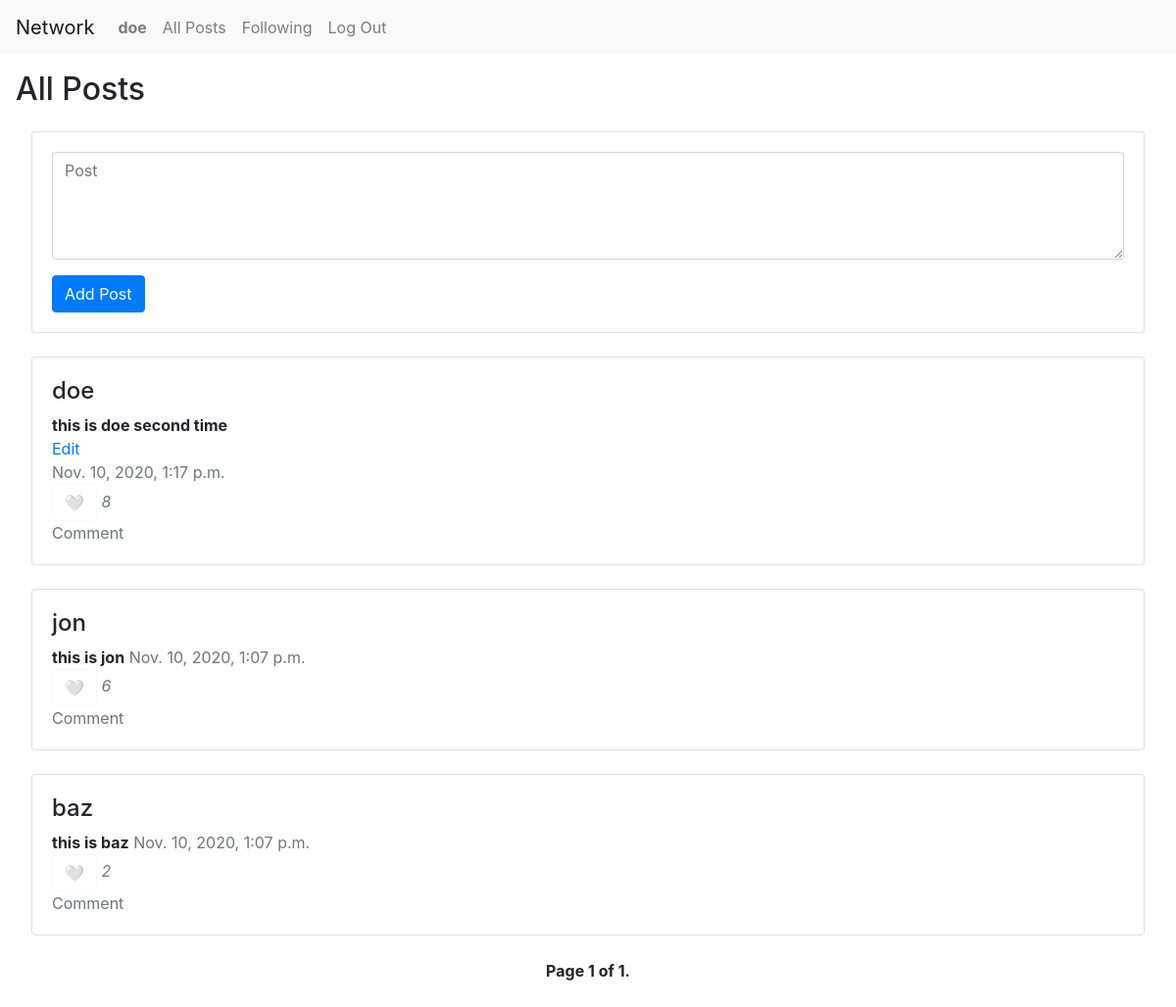
Page / (signed in) on the earlier database version.
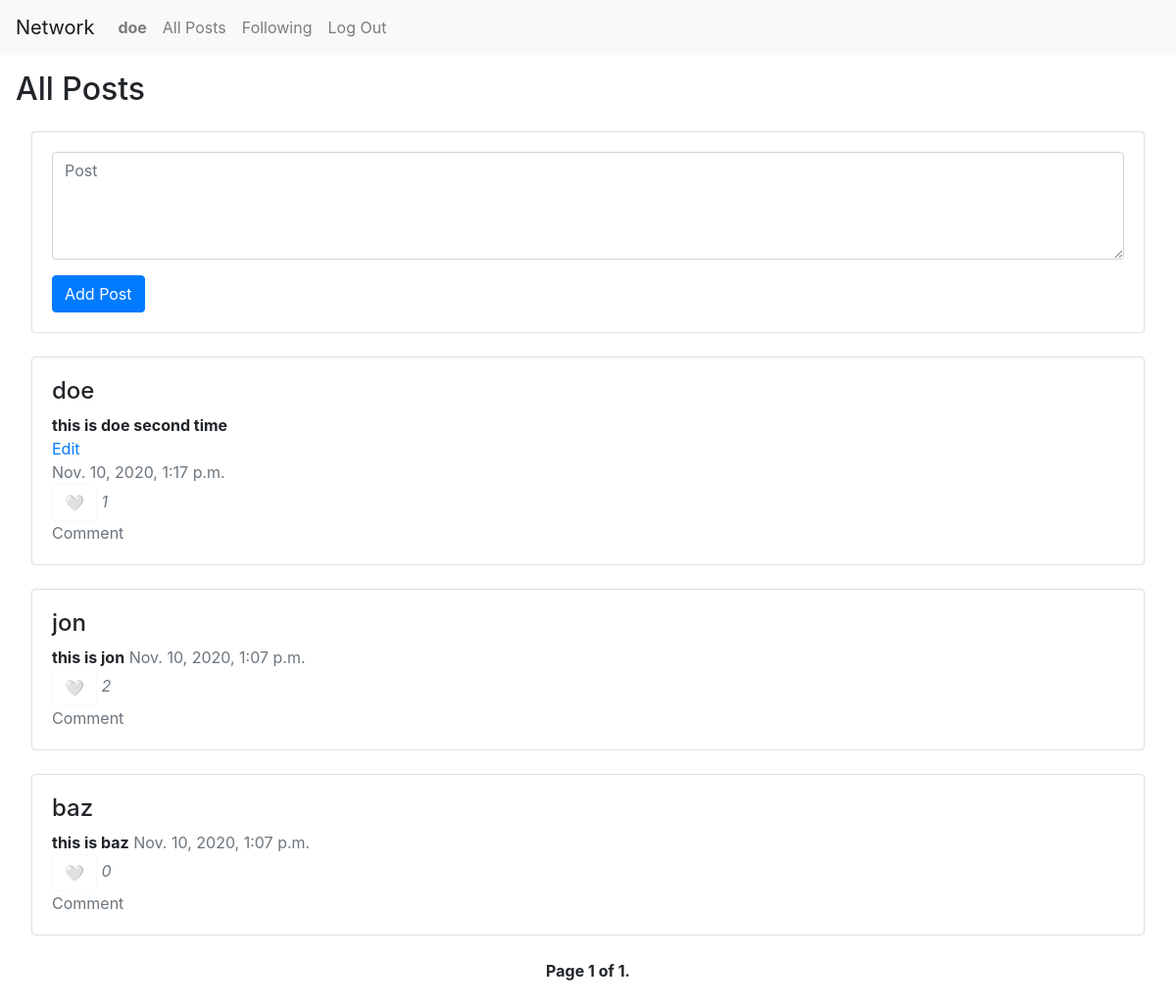
Same page on the later database version.
### network/models.py (models this page shows)
class NewPost(models.Model):
    creator = models.CharField(max_length=64)
    text = models.TextField(verbose_name="Description")
    image = models.URLField(blank=True, verbose_name="Image URL", null=True)
    like = models.IntegerField()
    timeStamp = models.DateTimeField(auto_now_add=True,null=True)
    liked = models.ManyToManyField(User, blank=True, related_name="liked_user")
    objects = models.Manager()

### network/views.py (the view)
# urls.py: path("", views.index, name="index"),
def index(request):
    form = NewPostForm(request.POST)
    posts = NewPost.objects.order_by("-timeStamp").all()
    paginator = Paginator(posts, 10)
    page_number = request.GET.get('page')
    page_obj = paginator.get_page(page_number)
    return render(request, "network/index.html", {
        "title" : "All Posts",
        "posts" : posts.order_by("-timeStamp").all(),
        "form": form,
        "page_obj" : page_obj
    })

### network/views.py
class NewPostForm(forms.Form):
    text = forms.CharField(widget=forms.Textarea(attrs={'placeholder' : 'Post', 'class' : 'form-control', 'rows' : 4}))

### network/templates/network/index.html (shortened to what this page needs)
{% extends "network/layout.html" %}
{% block body %}
    {% if title %}
        <h2>{{title}}</h2>
    {% endif %}
        <div class="card-column" style="padding: 1em;">
        {% if user.is_authenticated %}
            {% if title == "All Posts" %}
                <div class="card">
                    <div class="card-body">
                        <form action="{% url 'newpost' %}" method="post">
                            {% for item in form %}
                            <div class="form-group">{{ item }}</div>
                            {% endfor %}
                            <button class="btn btn-primary" type="submit">Add Post</button>
                        </form>
                    </div>
                </div>
                <br>
            {% endif %}
        {% endif %}
        {% if posts %}
            {% for post in page_obj %}
                <div class="card">
                    <div class="card-body">
                    <ul class="list-group list-group-horizontal" style="list-style-type: none;">
                        <li>
                            <a href="{% url 'profile' post.creator %}" style="color:inherit" id="creator-{{post.id}}"><h4>{{ post.creator }}</h4></a>
                            <strong id="post-{{post.id}}">{{ post.text }}</strong>
                            {% if request.user.username == post.creator %}
                                <a href="javascript:check_edit({{post.id}})" id="edit-{{post.id}}" style="display: block;">Edit</a>
                            {% endif %}
                            <a class="text-muted">{{ post.timeStamp }}<br>
                            {% if user.is_authenticated %}
                                {% if not request.user in post.liked.all %}
                                    <button class="btn btn-outline-light" id="like-{{post.id}}">🤍</button>
                                {% else %}
                                    <button class="btn btn-outline-light" id="like-{{post.id}}">❤</button>
                                {% endif %}
                            {% else %}
                                Likes:
                            {% endif %}
                            <i id="numLike-{{post.id}}">{{ post.like }}</i><br>
                            Comment</a>
                        </li>
                    </ul>
                    </div>
                </div>
                <br>
            {% endfor %}
            <div class="pagination justify-content-center">
                <span class="step-links">
                    <span class="current">
                        <strong>Page {{ page_obj.number }} of {{ page_obj.paginator.num_pages }}.</strong>
                    </span>
                </span>
            </div>
        {% endif %}
    </div>
{% endblock %}

Differences in the rows shown:
changed NewPost "doe": like "8" → "1"
changed NewPost "jon": like "6" → "2"
changed NewPost "baz": like "2" → "0"
